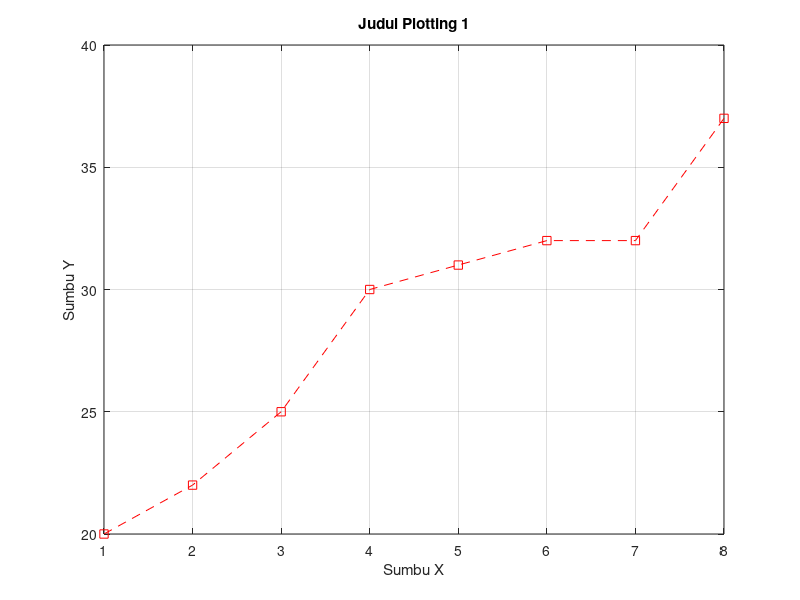

The MATLAB script that drew this image:
% --- plotting 2 dimensi --- % -- help plot = ( plot guide )
x = 1:8; % membuat array matriks 1 - 8
y = [20, 22, 25, 30, 31, 32, 32, 37];
plot(x, y, 'r--s')
xlabel('Sumbu X'), ylabel('Sumbu Y')
title('Judul Plotting 1')
grid on